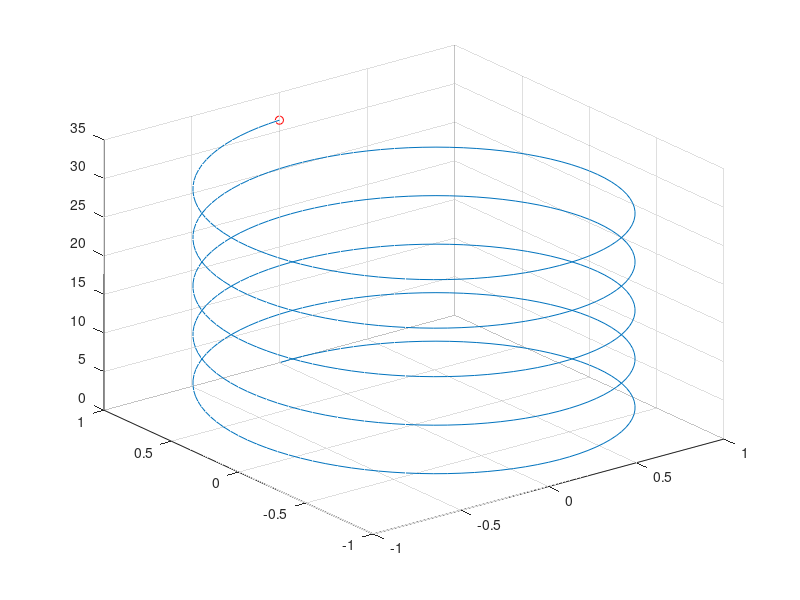

MATLAB code to generate this figure:
t = 0:pi/50:10*pi;
st = sin(t);
ct = cos(t);

figure
plot3(st,ct,t)

grid on;
hold on;

ph = plot3(t(1),st(1),ct(1),'or');

for i=1:numel(t)
    set(ph,'Zdata',t(i),'XData',st(i),'YData',ct(i));
    pause(0.04);
end
